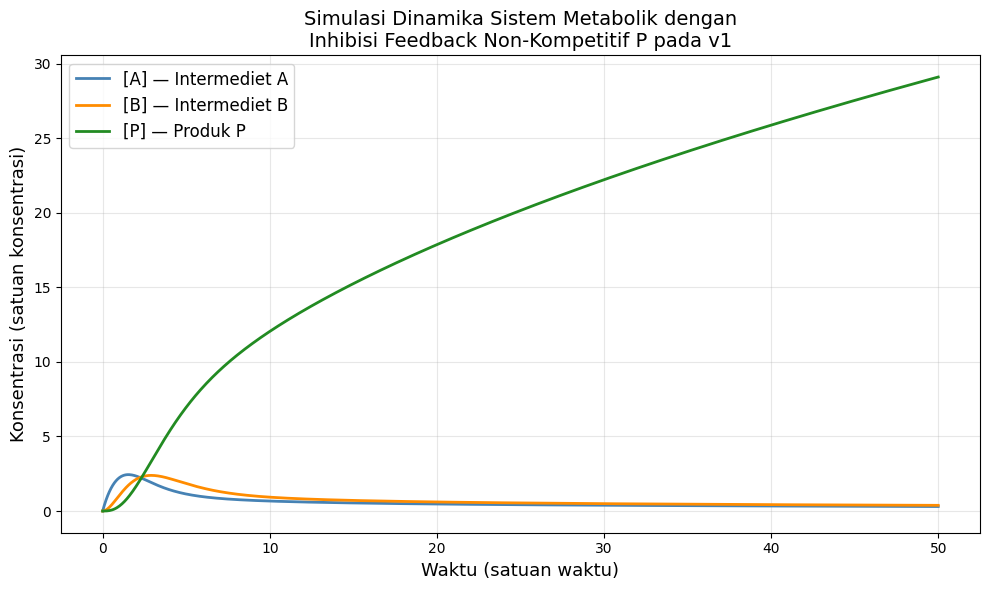

The Python source for this figure:
```python
import numpy as np
from scipy.integrate import solve_ivp
import matplotlib.pyplot as plt

# Parameter
V1max = 5.0
Km1   = 2.0
Ki    = 3.0
X     = 10.0
k2    = 1.0
k3    = 0.8
k4    = 0.3

def system(t, y):
    A, B, P = y
    v1 = (V1max * X) / ((Km1 + X) * (1 + P / Ki))
    v2 = k2 * A
    v3 = k3 * B
    v4 = k4 * A
    return [v1 - v2 - v4, v2 - v3, v3]

y0 = [0.0, 0.0, 0.0]
t_span = (0, 50)
t_eval = np.linspace(0, 50, 1000)

sol = solve_ivp(system, t_span, y0, t_eval=t_eval, method='RK45')

fig, ax = plt.subplots(figsize=(10, 6))
ax.plot(sol.t, sol.y[0], label='[A] — Intermediet A', color='steelblue', linewidth=2)
ax.plot(sol.t, sol.y[1], label='[B] — Intermediet B', color='darkorange', linewidth=2)
ax.plot(sol.t, sol.y[2], label='[P] — Produk P', color='forestgreen', linewidth=2)
ax.set_xlabel('Waktu (satuan waktu)', fontsize=13)
ax.set_ylabel('Konsentrasi (satuan konsentrasi)', fontsize=13)
ax.set_title('Simulasi Dinamika Sistem Metabolik dengan\nInhibisi Feedback Non-Kompetitif P pada v1', fontsize=14)
ax.legend(fontsize=12)
ax.grid(True, alpha=0.3)
plt.tight_layout()
plt.savefig('simulasi_metabolik.png', dpi=150)
plt.show()
```
